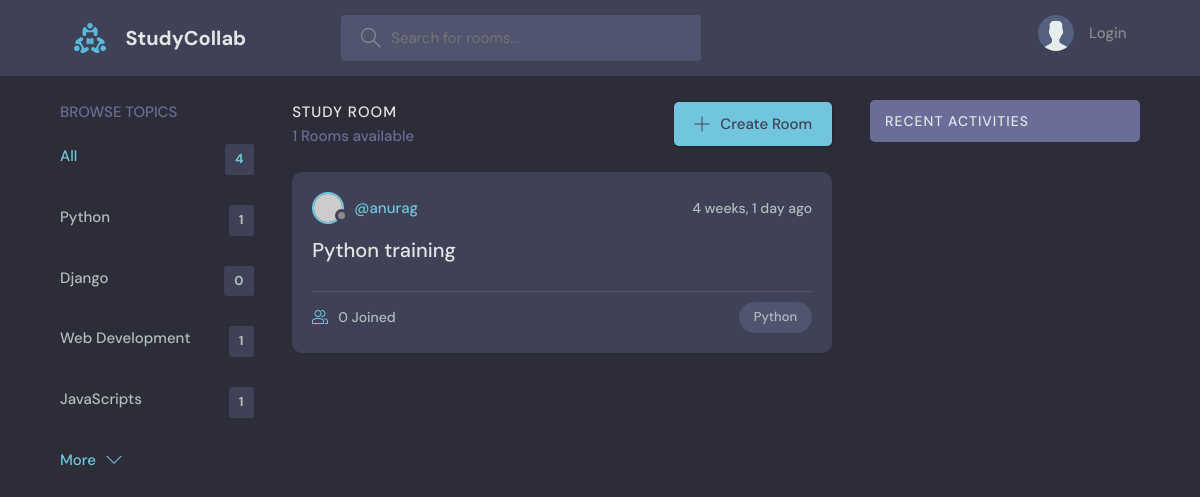
The app's page /?q=Python, older data.
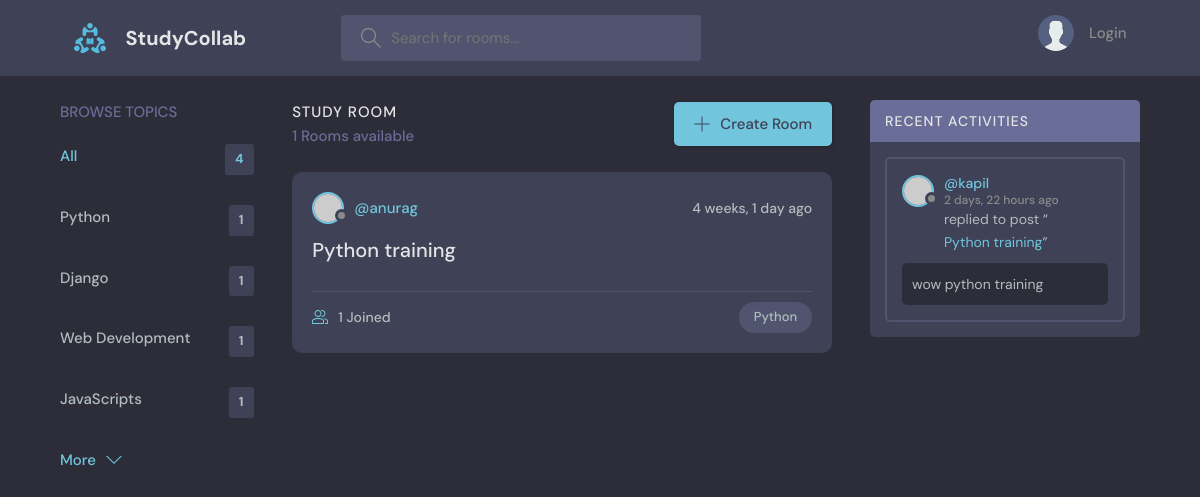
The same page, newer data.
### base/models.py (models this page shows, shortened)
class Topic(models.Model):
    name = models.CharField(max_length=255)

class Room(models.Model):
    host = models.ForeignKey(User, on_delete=models.CASCADE, null=True ,related_name='host')
    topic = models.ForeignKey(Topic, on_delete=models.SET_NULL, null=True, related_name='topic')
    participants = models.ManyToManyField(User,related_name='participants',blank=True)
    name = models.CharField(max_length=255)
    description = models.TextField(null=True, blank=True)
    updated = models.DateTimeField(auto_now=True)
    created = models.DateTimeField(auto_now_add=True)
    class Meta:
        ordering = ['-updated', '-created']
    def __str__(self) -> str:
        return self.name

class Message(models.Model):
    user = models.ForeignKey(User, on_delete=models.CASCADE, related_name='user')
    room = models.ForeignKey(Room, on_delete=models.CASCADE, related_name='message')
    body = models.TextField()
    updated = models.DateTimeField(auto_now=True)
    created = models.DateTimeField(auto_now_add=True)
    class Meta:
        ordering = ['-updated', '-created']

### base/views.py (the view)
# urls.py: path('', views.home, name='home'),
def home(request):
    q = request.GET.get('q') if request.GET.get('q') != None else ''
    rooms = Room.objects.filter(
        Q(topic__name__icontains=q)|
        Q(name__icontains=q) |
        Q(description__icontains=q)
        )
    topics = Topic.objects.all()
    room_count = rooms.count()
    room_messages = Message.objects.filter(Q(room__topic__name__icontains=q))
    context ={'rooms':rooms, 'topics':topics, 'room_count':room_count,'room_messages':room_messages}
    return render(request, 'base/home.html', context)

### base/templates/base/home.html (shortened to what this page needs)
{% extends 'main.html' %}
{% load static %}
{% block content %}
    <main class="layout layout--3">
      <div class="container">
        {% include "base/topics_component.html" %}
        <div class="roomList">
          <div class="roomList__header">
            <div>
              <h2>Study Room</h2>
              <p>{{room_count}} Rooms available</p>
            </div>
            <a class="btn btn--main" href="{% url "create-room" %}">
              <svg version="1.1" xmlns="http://www.w3.org/2000/svg" width="32" height="32" viewBox="0 0 32 32">
                <title>add</title>
                <path
                  d="M16.943 0.943h-1.885v14.115h-14.115v1.885h14.115v14.115h1.885v-14.115h14.115v-1.885h-14.115v-14.115z"
                ></path>
              </svg>
              Create Room
            </a>
          </div>
          {% include "base/feed_component.html" %}
        </div>
        {% include "base/activity_component.html" %}
      </div>
    </main>
  {% endblock content %}

### base/templates/base/topics_component.html
<div class="topics">
    <div class="topics__header">
      <h2>Browse Topics</h2>
    </div>
    <ul class="topics__list">
      <li>
        <a href="{% url 'home' %}" class="active">All <span>{{topics.count}}</span></a>
      </li>
      {% for topic in topics|slice:":5" %}
      <li>
        <a href="{% url "home" %}?q={{topic.name}}">{{topic.name}} <span>{{topic.topic.all.count}}</span></a>
      </li>
      {% endfor %}
    </ul>
    <a class="btn btn--link" href="{% url "topics" %}">
      More
      <svg version="1.1" xmlns="http://www.w3.org/2000/svg" width="32" height="32" viewBox="0 0 32 32">
        <title>chevron-down</title>
        <path d="M16 21l-13-13h-3l16 16 16-16h-3l-13 13z"></path>
      </svg>
    </a>
  </div>

### base/templates/base/feed_component.html (shortened to what this page needs)
{% for room in rooms %}
<div class="roomListRoom">
    <div class="roomListRoom__header">
      <a href="{% url "user-profile" room.host.id %}" class="roomListRoom__author">
        <div class="avatar avatar--small">
          <img src="https://randomuser.me/api/portraits/women/11.jpg" />
        </div>
        <span>@{{room.host.username}}</span>
      </a>
      <div class="roomListRoom__actions">
        <span>{{room.created|timesince}} ago</span>
      </div>
    </div>
    <div class="roomListRoom__content">
      <a href="{% url 'room' room.id %}">{{room.name}}</a>
    </div>
    <div class="roomListRoom__meta">
      <a href="{% url 'room' room.id %}" class="roomListRoom__joined">
        {{room.participants.all.count}} Joined
      </a>
      <p class="roomListRoom__topic">{{room.topic.name}}</p>
    </div>
  </div>
  {% endfor %}

### base/templates/base/activity_component.html (shortened to what this page needs)
<div class="activities">
    <div class="activities__header">
      <h2>Recent Activities</h2>
    </div>
    {% for message in room_messages  %}
    <div class="activities__box">
      <div class="activities__boxHeader roomListRoom__header">
        <a href="{% url "user-profile" message.user.id %}" class="roomListRoom__author">
          <div class="avatar avatar--small">
            <img src="https://randomuser.me/api/portraits/women/11.jpg" />
          </div>
          <p>
            @{{message.user}}
            <span>{{message.created|timesince}} ago</span>
          </p>
        </a>
      </div>
      <div class="activities__boxContent">
        <p>replied to post “<a href="{% url 'room' message.room.id %}">{{message.room}}</a>”</p>
        <div class="activities__boxRoomContent">
          {{message.body}}
        </div>
      </div>
    </div>
    {% endfor %}
</div>

Row changes from the older to the newer data that the page shows:
computed for Topic "Django": topic.all.count "0" → "1"
computed for Room "Python training": participants.all.count "0" → "1"
added Message: user "kapil", created "2 days, 22 hours", room "Python training", body "wow python training"
